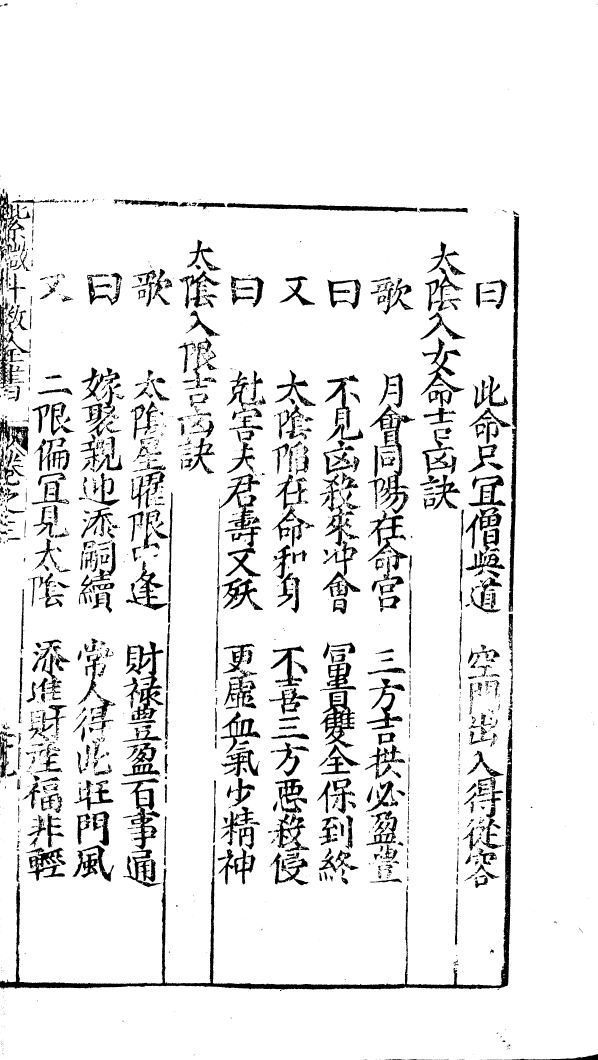
#> input picture tmp_sdzj0170/shuge_ocr/key_pages/p201_full300.png, 2391 x 4240 px, found by its file name (shown at 1/4 size)
$ python recheck_open.py
#> lines starting #> are read from the running program, lines starting #| are printed output that depends on the picture; after the words box and inside, x2 and y2 are one past the last pixel; in counts of white or black regions, pixels touching at a corner belong together
# -*- coding: utf-8 -*-
"""复核两个开口读数：p201 常人得凶旺門風、p23 两卤神。按行框 pitch 对齐裁单字。"""
import sys
sys.stdout.reconfigure(encoding="utf-8")
import numpy as np
from PIL import Image

BASE = r"D:\OH-WorkSpace\Destiny_agent\tmp_sdzj0170\shuge_ocr\key_pages"


def topbar(a, y0, y1, x0, x1, name):
    ch = a[y0:y1, x0:x1]
    cink = ch < 150
    h, w = cink.shape
    colsum = cink.sum(axis=0)
    xs = np.where(colsum > 0)[0]
    if len(xs) == 0:
        print(name, "EMPTY")
        return
    xl, xr = xs.min(), xs.max()
    cw = xr - xl + 1
    best_run = 0
    for r in range(int(h * 0.05), int(h * 0.28)):
        row = cink[r, xl : xr + 1]
        run = best = 0
        for v in row:
            run = run + 1 if v else 0
            best = max(best, run)
        best_run = max(best_run, best)
    print(f"{name}: h={h} cw={cw} topbar={best_run/cw:.2f}")
    return best_run / cw


# p201 常人得凶旺門風: box x[286,463] y[2393,3528], 7字, pitch~162, 凶=第4字
a201 = np.array(Image.open(BASE + r"\p201_full300.png").convert("L"))
#> a201: shape (4240, 2391); 91.2% white; 1987 black regions (998 under 20 px), largest, box (x1, y1, x2, y2) and area: (0, 2833, 2050, 3958) 71340, (2034, 864, 2077, 2447) 25562, (876, 1894, 1046, 2311) 15970
topbar(a201, 2860, 3060, 280, 470, "p201-凶复核")
#> in topbar, `ch = a[y0:y1, x0:x1]`:
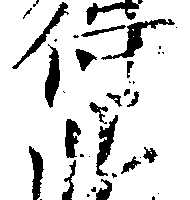
#> ch: shape (200, 190); 86.2% white; 38 black regions (18 under 20 px), largest, box (x1, y1, x2, y2) and area: (101, 19, 175, 60) 669, (45, 44, 60, 108) 568, (96, 115, 118, 176) 546
#> in topbar, `colsum = cink.sum(axis=0)`: colsum = 190 values, max 77 at index 129, min 0 at index 0, mean 27.59
#> in topbar, `xs = np.where(colsum > 0)[0]`: xs = 164 values from 12 to 176
#> in topbar, `xl, xr = xs.min(), xs.max()`: xl = 12; xr = 176
#> in topbar, `cw = xr - xl + 1`: cw = 165
#| p201-凶复核: h=200 cw=165 topbar=0.16
Image.fromarray(a201[2860:3060, 280:470]).save(BASE + r"\p201_xiong_check.png")

# 邻字对照：旺(第5) 门(第6)
topbar(a201, 3022, 3184, 280, 470, "p201-旺(对照)")
#> call 2 of topbar, with y0 = 3022, y1 = 3184, x0 = 280, x1 = 470, name = 'p201-旺(对照)'
#> in topbar (call 2), `ch = a[y0:y1, x0:x1]`:
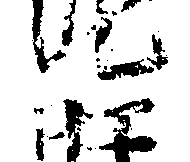
#> ch: shape (162, 190); 84.1% white; 30 black regions (17 under 20 px), largest, box (x1, y1, x2, y2) and area: (99, 98, 157, 162) 1430, (63, 99, 93, 162) 793, (32, 0, 66, 73) 680
#> in topbar (call 2), `colsum = cink.sum(axis=0)`: colsum = 190 values, max 89 at index 39, min 0 at index 0, mean 25.83
#> in topbar (call 2), `xs = np.where(colsum > 0)[0]`: xs = 136 values from 32 to 167
#> in topbar (call 2), `xl, xr = xs.min(), xs.max()`: xl = 32; xr = 167
#> in topbar (call 2), `cw = xr - xl + 1`: cw = 136
#| p201-旺(对照): h=162 cw=136 topbar=0.10
topbar(a201, 3184, 3346, 280, 470, "p201-門(对照)")
#> call 3 of topbar, with y0 = 3184, y1 = 3346, x0 = 280, x1 = 470, name = 'p201-門(对照)'
#> in topbar (call 3), `ch = a[y0:y1, x0:x1]`:
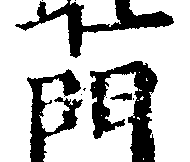
#> ch: shape (162, 190); 75.6% white; 10 black regions (6 under 20 px), largest, box (x1, y1, x2, y2) and area: (90, 61, 158, 162) 3090, (15, 0, 174, 58) 2332, (27, 69, 83, 162) 1973, (110, 93, 132, 101) 107
#> in topbar (call 3), `colsum = cink.sum(axis=0)`: colsum = 190 values, max 112 at index 138, min 0 at index 0, mean 39.54
#> in topbar (call 3), `xs = np.where(colsum > 0)[0]`: xs = 159 values from 15 to 173
#> in topbar (call 3), `xl, xr = xs.min(), xs.max()`: xl = 15; xr = 173
#> in topbar (call 3), `cw = xr - xl + 1`: cw = 159
#| p201-門(对照): h=162 cw=159 topbar=0.45

# p23 两卤神: box x[1441,1727] y[766,3963], 19字, pitch~168, 卤=第4字
a23 = np.array(Image.open(BASE + r"\p23_full300.png").convert("L"))
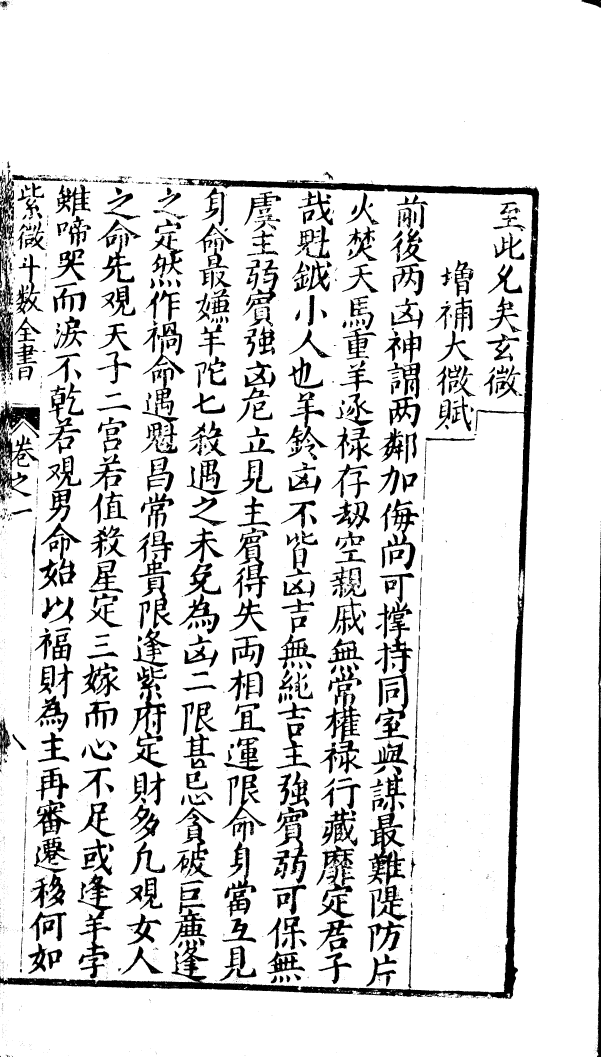
#> input picture tmp_sdzj0170/shuge_ocr/key_pages/p23_full300.png, 2403 x 4225 px, found by its file name (shown at 1/4 size)
#> a23: shape (4225, 2403); 87.2% white; 2783 black regions (2067 under 20 px), largest, box (x1, y1, x2, y2) and area: (0, 715, 2157, 3995) 178568, (0, 679, 57, 1514) 22143, (1469, 3062, 1626, 3543) 20609
topbar(a23, 1250, 1450, 1435, 1730, "p23-卤神复核")
#> call 4 of topbar, with y0 = 1250, y1 = 1450, x0 = 1435, x1 = 1730, name = 'p23-卤神复核'
#> in topbar (call 4), `ch = a[y0:y1, x0:x1]`:
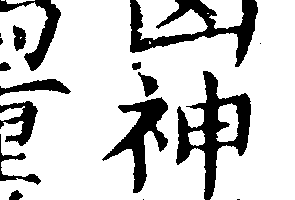
#> ch: shape (200, 295); 79.9% white; 17 black regions (5 under 20 px), largest, box (x1, y1, x2, y2) and area: (176, 71, 251, 200) 3302, (130, 0, 258, 67) 2788, (102, 97, 168, 193) 2091
#> in topbar (call 4), `colsum = cink.sum(axis=0)`: colsum = 295 values, max 158 at index 207, min 0 at index 71, mean 40.23
#> in topbar (call 4), `xs = np.where(colsum > 0)[0]`: xs = 228 values from 0 to 260
#> in topbar (call 4), `xl, xr = xs.min(), xs.max()`: xl = 0; xr = 260
#> in topbar (call 4), `cw = xr - xl + 1`: cw = 261
#| p23-卤神复核: h=200 cw=261 topbar=0.24
Image.fromarray(a23[1250:1450, 1435:1730]).save(BASE + r"\p23_lushen_check.png")
# 邻字对照: 神(第5)
topbar(a23, 1418, 1586, 1435, 1730, "p23-神(对照)")
#> in topbar (call 5), `ch = a[y0:y1, x0:x1]`:
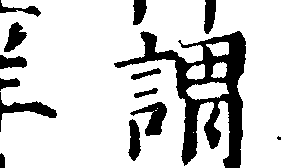
#> ch: shape (168, 295); 82.2% white; 14 black regions (1 under 20 px), largest, box (x1, y1, x2, y2) and area: (114, 31, 246, 168) 5370, (0, 92, 57, 132) 567, (130, 102, 167, 136) 561
#> in topbar (call 5), `colsum = cink.sum(axis=0)`: colsum = 295 values, max 136 at index 235, min 0 at index 57, mean 29.88
#> in topbar (call 5), `xs = np.where(colsum > 0)[0]`: xs = 193 values from 0 to 280
#> in topbar (call 5), `xl, xr = xs.min(), xs.max()`: xr = 280
#> in topbar (call 5), `cw = xr - xl + 1`: cw = 281
#| p23-神(对照): h=168 cw=281 topbar=0.16
